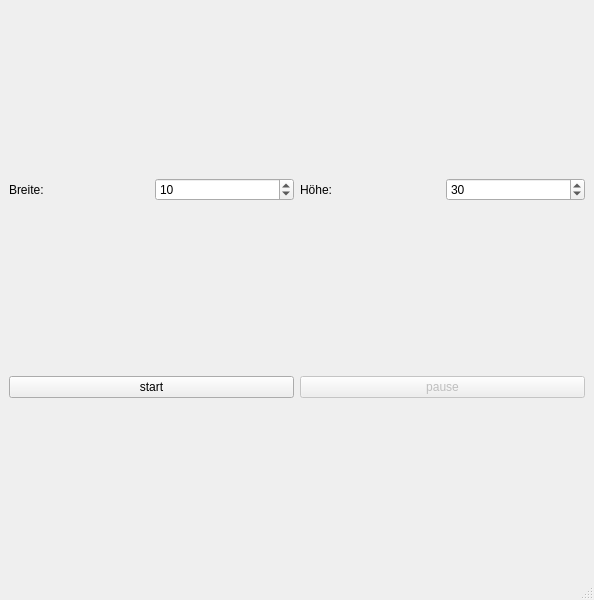
<?xml version="1.0" encoding="UTF-8"?>
<ui version="4.0">
 <class>MainWindow</class>
 <widget class="QMainWindow" name="MainWindow">
  <property name="geometry">
   <rect>
    <x>0</x>
    <y>0</y>
    <width>594</width>
    <height>600</height>
   </rect>
  </property>
  <property name="windowTitle">
   <string>Tetris</string>
  </property>
  <widget class="QWidget" name="centralwidget">
   <layout class="QVBoxLayout" name="verticalLayout">
    <item>
     <layout class="QHBoxLayout" name="horizontalLayout_2">
      <item>
       <widget class="QLabel" name="label_2">
        <property name="text">
         <string>Breite:</string>
        </property>
       </widget>
      </item>
      <item>
       <widget class="QSpinBox" name="spinWidth">
        <property name="minimum">
         <number>3</number>
        </property>
        <property name="maximum">
         <number>100</number>
        </property>
        <property name="value">
         <number>10</number>
        </property>
       </widget>
      </item>
      <item>
       <widget class="QLabel" name="label">
        <property name="text">
         <string>Höhe:</string>
        </property>
       </widget>
      </item>
      <item>
       <widget class="QSpinBox" name="spinHeight">
        <property name="minimum">
         <number>2</number>
        </property>
        <property name="maximum">
         <number>50</number>
        </property>
        <property name="singleStep">
         <number>1</number>
        </property>
        <property name="value">
         <number>30</number>
        </property>
       </widget>
      </item>
     </layout>
    </item>
    <item>
     <layout class="QHBoxLayout" name="horizontalLayout">
      <item>
       <widget class="QPushButton" name="btnStart">
        <property name="text">
         <string>start</string>
        </property>
       </widget>
      </item>
      <item>
       <widget class="QPushButton" name="btnTogglePause">
        <property name="enabled">
         <bool>false</bool>
        </property>
        <property name="text">
         <string>pause</string>
        </property>
       </widget>
      </item>
     </layout>
    </item>
   </layout>
  </widget>
  <widget class="QStatusBar" name="statusbar"/>
  <widget class="QMenuBar" name="menubar">
   <property name="geometry">
    <rect>
     <x>0</x>
     <y>0</y>
     <width>594</width>
     <height>25</height>
    </rect>
   </property>
  </widget>
 </widget>
 <resources/>
 <connections/>
</ui>
